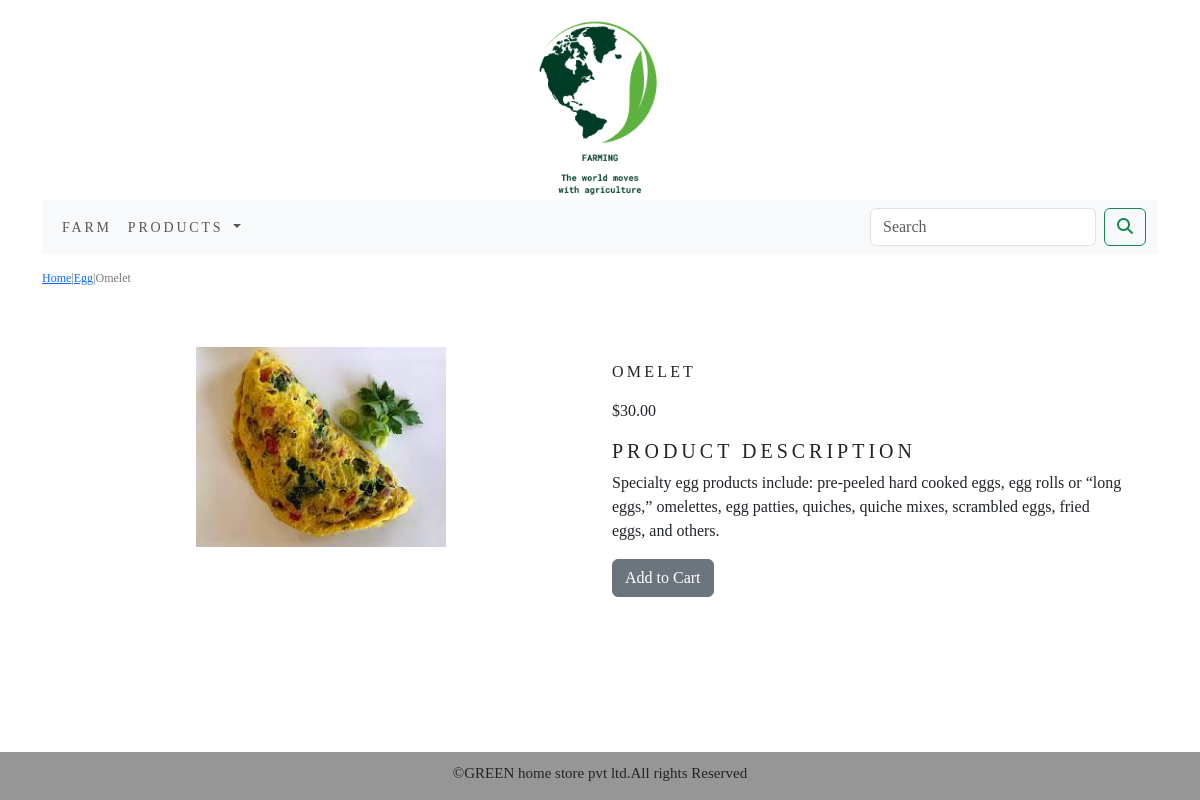
Page /farm/egg/omelet/ on the committed database.
### farm/models.py (models this page shows, shortened)
class Product(models.Model):
    name=models.CharField(max_length=250,unique=True)
    slug=models.SlugField(max_length=250,unique=True)
    desc=models.TextField(blank=True)
    price=models.DecimalField(max_digits=10,decimal_places=2)
    category=models.ForeignKey(Category,on_delete=models.CASCADE)
    image=models.ImageField(upload_to='pro_image',blank=True)
    stock=models.IntegerField()
    available=models.BooleanField(default=True)
    created=models.DateTimeField(auto_now_add=True)
    updated=models.DateTimeField(auto_now=True)
    class Meta:
        ordering=('name',)
        verbose_name='product'
        verbose_name_plural='products'

class Category(models.Model):
    name=models.CharField(max_length=250,unique=True)
    slug=models.SlugField(max_length=250,unique=True)
    desc=models.TextField(blank=True)
    image=models.ImageField(upload_to='cat_image',blank=True)
    class Meta:
        ordering=('name',)
        verbose_name='category'
        verbose_name_plural='categories'
    def get_url(self):
        return reverse('farm:products_by_category',args=[self.slug])
    def __str__(self):
        return '{}'.format(self.name)

### farm/views.py (the view)
# urls.py: path('<slug:c_slug>/<slug:product_slug>/',views.ProductDetail,name='ProductDetail'),
def ProductDetail(request,c_slug,product_slug):
    try:
        product=Product.objects.get(category__slug=c_slug,slug=product_slug)
    except Exception as e:
        raise e
    return render(request,'product.html',{'product':product})

### cart/context_processors.py (called while the page is built)
def counter(request):
    item_count=0
    if 'admin' in request.path:
        return {}
    else:
        try:
            cart=Cart.objects.filter(cart_id=Cart_id(request))
            cart_items=CartItem.objects.all().filter(cart=cart[:1])
            for cart_item in cart_items:
                item_count +=cart_item.quantity
        except Cart.DoesNotExist:
            item_count=0
    return dict(item_count=item_count)

### cart/views.py (called while the page is built)
def Cart_id(request):
    cart=request.session.session_key
    if not cart:
        cart=request.session.create()
    return cart

### farm/context_processors.py (called while the page is built)
def menu_link(request):
    link=Category.objects.all()
    return dict(link=link)

### template/product.html (shortened to what this page needs)
{% extends 'base.html' %}
{% load static %}
{% block content %}
<div class="row my_prod_row_class">
    <div class="mx_auto">
        <p><a href="{% url 'farm:allproducts' %}">Home</a>|<a href="{{product.category.get_url}}">{{product.category}}</a>|{{product.name}}</p>
    </div>
</div>
<div class="container">
<br>
    <div class="row">
        <div class="col-12 col-sm-12 col-md-12 col-lg-6 text-center">
            <div style="min-width:18rem;">
            <img src="{{product.image.url}}" alt="{{product.name}}" style="width:250px;height:200px;">
            </div>
        </div>
    <div class="col-12 col-sm-12 col-md-12 col-lg-6">
        <div>
            <h1 class="my_prod_title">{{product.name}}</h1>
            <p>${{product.price}}</p>
            <h4 class="my_title">Product Description</h4>
            <p class="text-justify my_prod_text">{{product.desc}}</p>
            {% if product.stock <= 0 %}
            <p class="text-justify my_prod_text"><b>Out of stock</b></p>
            {% else %}
            <a class="btn btn-secondary" href="{% url 'cart:add_cart' product.id %}">Add to Cart</a>
            {% endif %}
        </div>
    </div>
    </div>
</div>
{% endblock %}

### static/css/custom.css (style rules this page uses)
html { height:100%; box-sizing:border-box; }
body { font-family: 'Geologica', sans-ser; position:relative; margin:0; min-height:100%; padding-bottom:6.74rem; box-sizing:inherit; }
.my_title { font-size:20px; text-transform:uppercase; letter-spacing:.2em; }
.my_prod_row_class { padding-top:15px; padding-bottom:20px; }
.my_prod_row_class .mx_auto { color:rgb(120, 120, 120); font-size:12px; text-transform:none; }
.my_prod_title { font-size:16px; text-transform:uppercase; letter-spacing:.2em; padding-top:15px; padding-bottom:10px; }
.my_prod_text { padding-right:20px; }

### rows in the picture
Product: category "Egg", name "Omelet", image (picture), name "OMELET", price "30.00", desc "Specialty egg products include: pre-peeled hard cooked eggs, egg rolls or “long eggs,” omelettes, egg patties, quiches, quiche mixes, scrambled eggs, fried eggs, and others."
